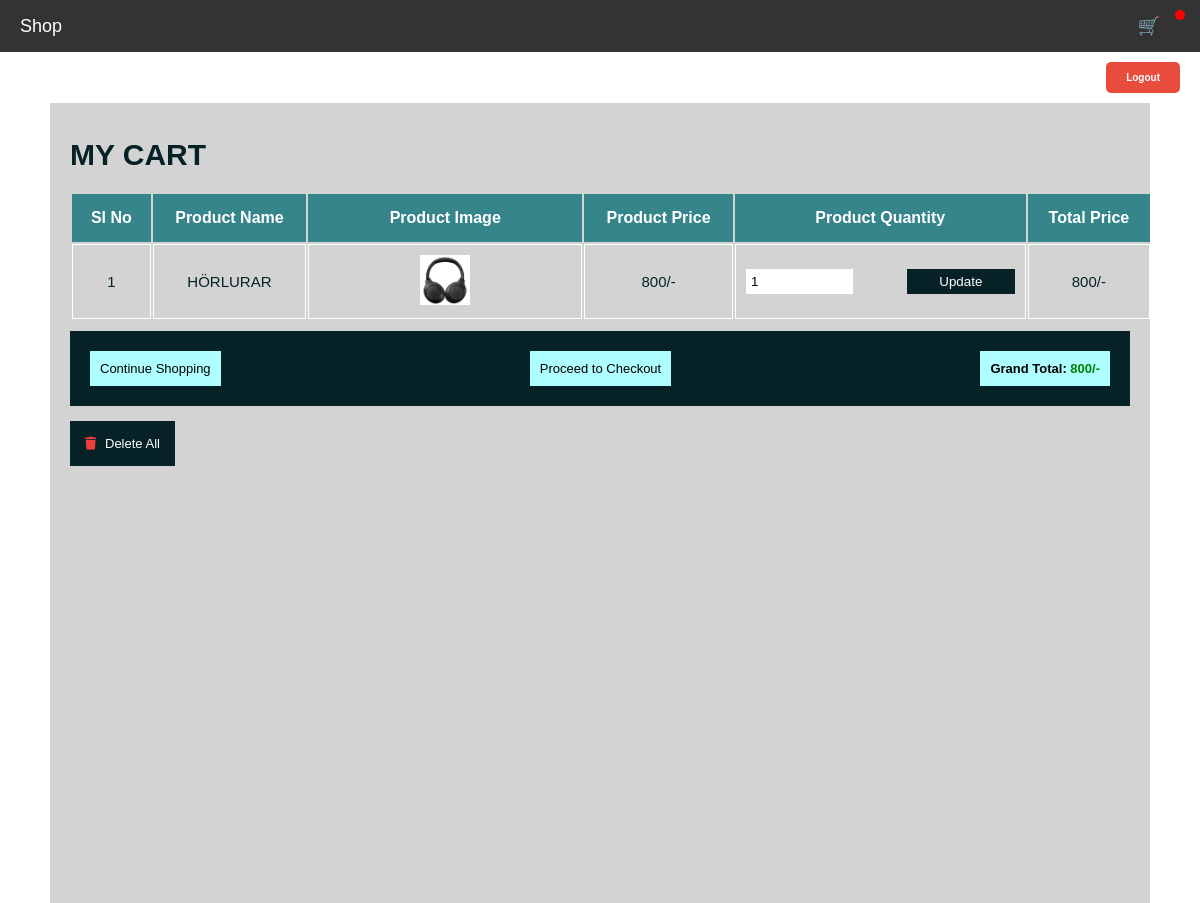
/cart.php (signed in), run on an earlier commit of the app's database.
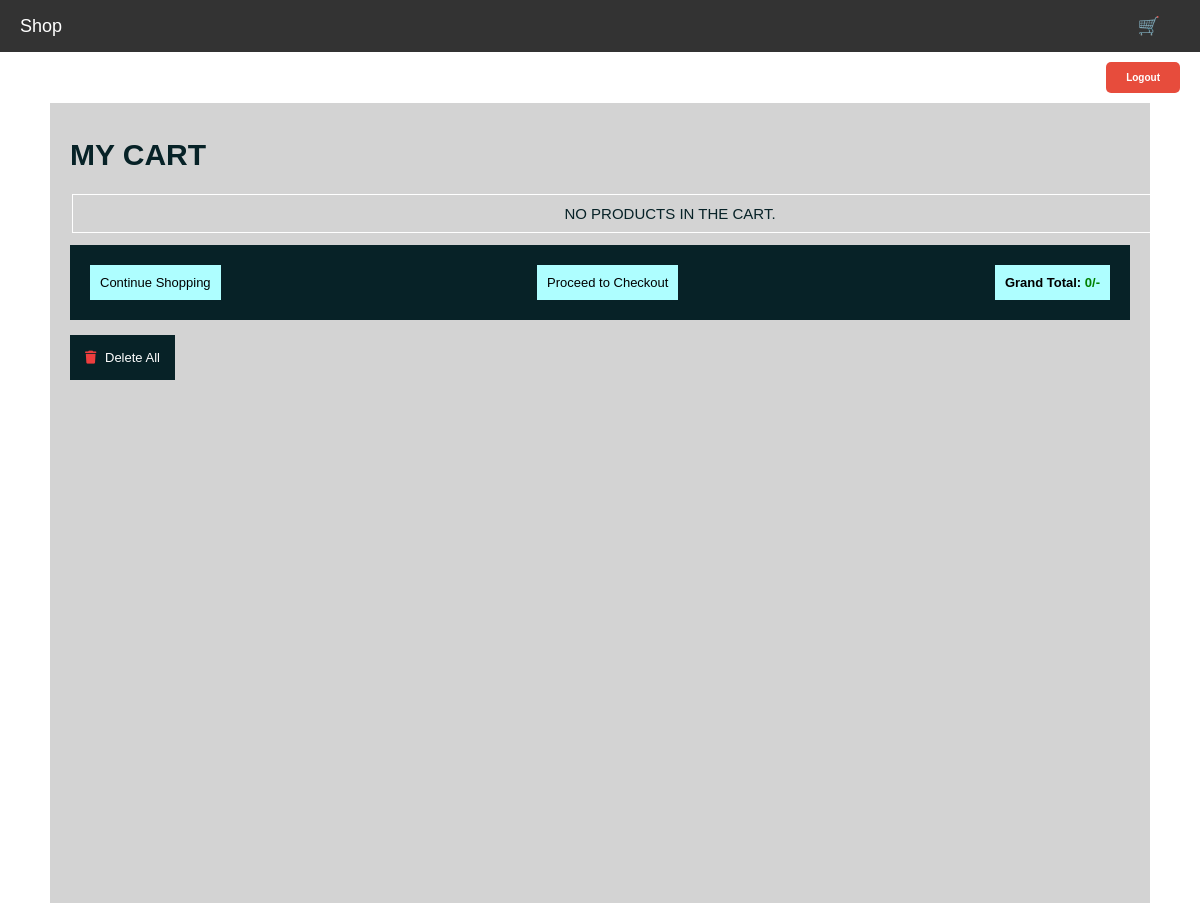
And on a later commit of the database.
### tables this page shows
CREATE TABLE `cart` (
  `name` varchar(100) NOT NULL,
  `price` varchar(100) NOT NULL,
  `image` varchar(500) DEFAULT NULL,
  `quantity` int NOT NULL,
  `id` int NOT NULL
);

### cart.php (the view, shortened to what this page needs)
<!DOCTYPE html>
<html lang="en">
<head>
    <link rel="stylesheet" href="css/style.css">
    <link rel="stylesheet" href="https://cdnjs.cloudflare.com/ajax/libs/font-awesome/6.7.2/css/all.min.css" />
</head>
<body>
<?php include 'header.php'; ?>
<div style="text-align: right; margin: 20px;">
    <a href="logout.php" style="
        padding: 10px 20px;
        background-color: #e74c3c;
        color: white;
        text-decoration: none;
        border-radius: 5px;
        font-weight: bold;
        transition: background-color 0.3s ease;
    ">Logout</a>
</div>
<div class="container">
    <section class="shopping_cart">
        <h1 class="heading">My Cart</h1>
        <table>
            <?php
            $select_cart_products = mysqli_query($conn, "SELECT * FROM cart");
            $num=1;
            $grand_total = 0;
            if (mysqli_num_rows($select_cart_products) > 0) {
                echo "<thead>
                        <th>Sl No</th>
                        <th>Product Name</th>
                        <th>Product Image</th>
                        <th>Product Price</th>
                        <th>Product Quantity</th>
                        <th>Total Price</th>
                        <th>Action</th>
                    </thead>
                    <tbody>";
                while ($fetch_cart_products = mysqli_fetch_assoc($select_cart_products)) {
                    $total_price = $fetch_cart_products['price'] * $fetch_cart_products['quantity'];
                    $grand_total += $total_price;
                    ?>
                    <tr>
                        <td><?php echo $num ?></td>
                        <td><?php echo $fetch_cart_products['name'] ?></td>
                        <td>
                            <img src="images/<?php echo $fetch_cart_products['image'] ?>" alt="Product">
                        </td>
                        <td><?php echo $fetch_cart_products['price'] ?>/-</td>
                        <td>
                            <form action="" method="post">
                                <div class="quantity_box">
                                    <input type="number" min="1" value="<?php echo $fetch_cart_products['quantity'] ?>" name="update_quantity">
                                    <input type="submit" class="update_quantity" value="Update" name="update_cart_quantity">
                                </div>
                            </form>
                        </td>
                        <td><?php echo $total_price ?>/-</td>
                    </tr>
<?php
$num++;
}
} else {
                echo "<tr><td colspan='7'>No products in the cart.</td></tr>";
            }
            ?>
            </tbody>
        </table>
        <div class="table_bottom">
            <a href="shop_products.php" class="bottom_btn">Continue Shopping</a>
            <a href="checkout.php" class="bottom_btn">Proceed to Checkout</a>
            <h3 class="bottom_btn">Grand Total: <span><?php echo $grand_total; ?>/-</span></h3>
        </div>
        <a href="clear_cart.php" class="delete_all_btn" onclick="return confirm('Are you sure you want to clear the entire cart?');">
    <i class="fas fa-trash"></i> Delete All
</a>
    </section>
</div>
</body>
</html>

### header.php (shortened to what this page needs)
<?php
include 'connect.php';
if (!empty($_SESSION['role']) && $_SESSION['role'] === 'customer' && !empty($_SESSION['user_id'])) {
    $cartHasItems = hasCartItems($conn);
    if (isset($conn)) {
        echo '
        <link rel="stylesheet" href="css/style.css">
        <div class="header">
            <a href="shop_products.php">Shop</a>
            <div class="cart-container">
                <a href="cart.php" class="cart-icon">🛒</a>';
                if ($cartHasItems) {
                    echo '<span class="cart-dot"></span>';
                }
                echo '
            </div>';
        echo '</div>';
    }
}
function hasCartItems(mysqli $conn): bool
{
    $query = "SELECT COUNT(*) AS total FROM cart";
    $result = mysqli_query($conn, $query);
    if ($result) {
        $row = $result->fetch_assoc();
        return $row["total"] > 0;
    }
    return false;
}
?>

What changed in the data, as far as the page shows it:
removed cart: name "HÖRLURAR", image (picture), price "800", update_quantity "1"
Also different on the page:
$grand_total: "800" → "0"
text no longer shown: "Sl No Product Name Product Image Product Price Product Quantity Total Price"
text now shown: "NO PRODUCTS IN THE CART."
